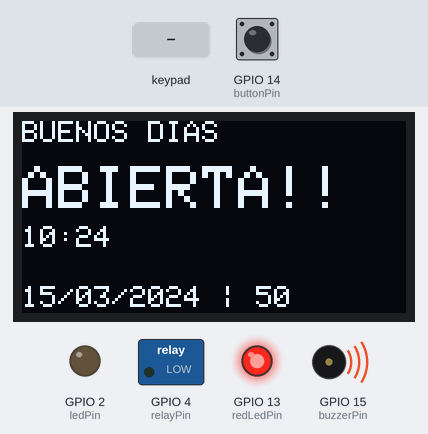
A sketch run on a simulated ESP32. Shown: 128×64 one-colour display, switched loads named in the sketch (green lamp = pin HIGH), output pins drawn as LEDs (lit = HIGH), buzzer (waves = sounding, pin HIGH). Wiring (inferred from the names in the program): IR receiver: data GPIO 27. Inputs (shaded band) come from the test bench; at power-on: GPIO 14 (buttonPin) HIGH. WiFi joins after 1.5 s; servers stay silent unless stated; uploads are accepted with an empty reply; the local clock reads 2024-03-15 10:24:30 at power-on unless the sketch sets it; EEPROM starts erased.

Above: at 2.7 s.
2.8 s: keypad keys 1 2 3 4 # pressed 0.4 s apart
At 6.0 s:
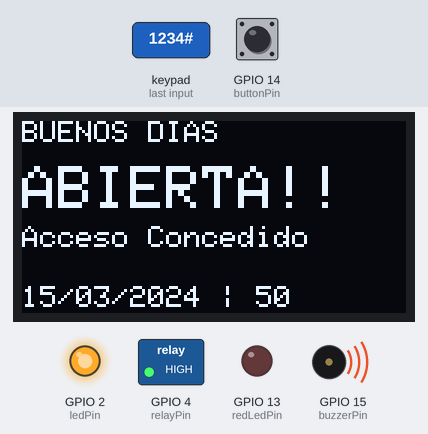
6.3 s: key '#' pressed
At 7.6 s:
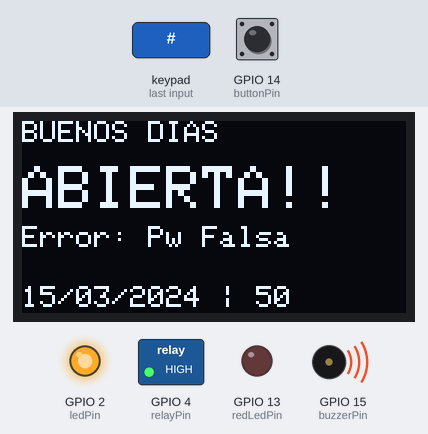
9.3 s: key 'A' pressed
At 9.9 s:
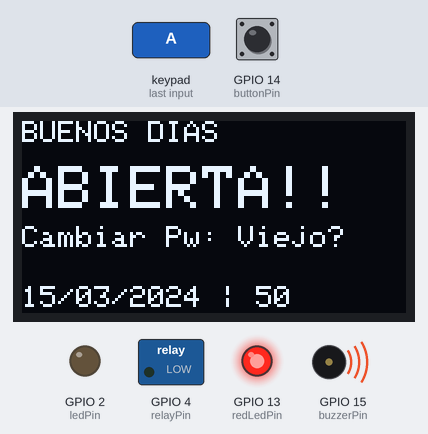
12.3 s: keypad keys 1 2 3 4 * pressed 0.4 s apart
At 15.3 s:
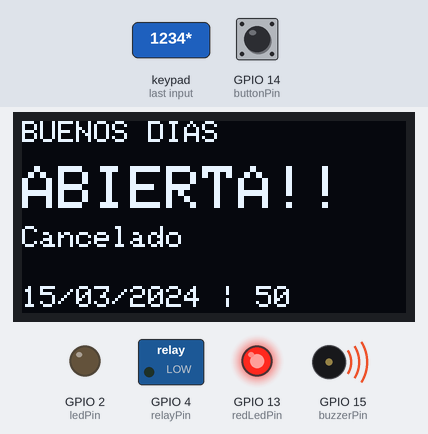
15.8 s: keypad keys 1 2 3 4 D pressed 0.4 s apart
At 18.1 s:
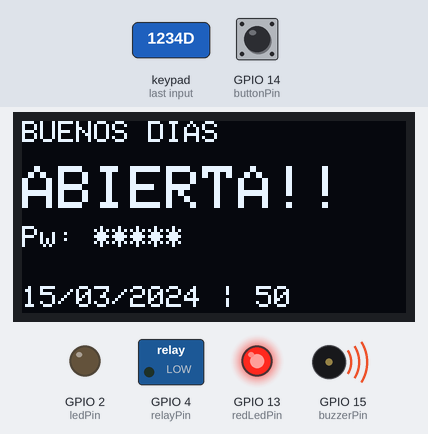
19.3 s: keypad keys 1 2 3 4 A pressed 0.4 s apart
At 31.3 s:
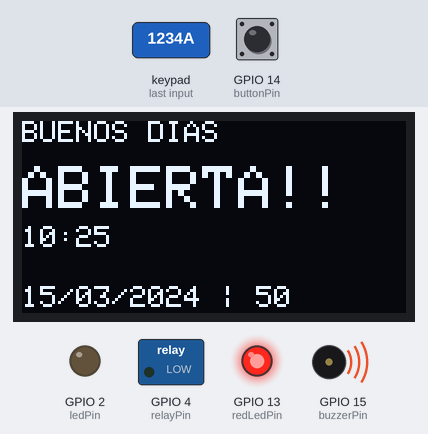
Timing chart, 0 to 32.2 s (numbered marks = the images above; inputs shaded):
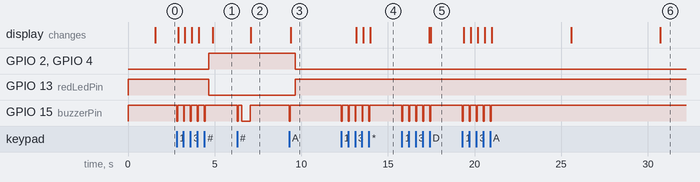

The sketch:

smart_lock.ino
```cpp
// ==============================================================================
// LockDoor System - Firmware ESP32
// ==============================================================================
// Este código corre en el microcontrolador ESP32.
// Funciones principales:
// 1. Manejar el hardware físico: Relé (Cerradura), Teclado 4x4, Pantalla OLED, Sensor IR.
// 2. Levantar un servidor web interno (puerto 80) para que Python pueda enviarle
//    una orden de "abrir" cuando detecte una cara correcta.
// 3. Comunicarse con el servidor de Python para validar un PIN ingresado en el teclado.
// ==============================================================================

#include <WiFi.h>
#include <WebServer.h>
#include <HTTPClient.h>
#include <Wire.h>
#include <Adafruit_GFX.h>
#include <Adafruit_SSD1306.h>
#include "time.h"
#include <Keypad.h>
#include <Preferences.h>

// --- OLED CONFIGURATION ---
#define SCREEN_WIDTH 128
#define SCREEN_HEIGHT 64
Adafruit_SSD1306 display(SCREEN_WIDTH, SCREEN_HEIGHT, &Wire, -1);

// --- CREDENTIALS ---
const char* ssid = "YOUR_WIFI_SSID";
const char* password = "YOUR_WIFI_PASSWORD";

// --- TIME CONFIGURATION (NTP) ---
const char* ntpServer = "pool.ntp.org";
const long  gmtOffset_sec = -25200; // GMT-7 (Sonora)
const int   daylightOffset_sec = 0; // No daylight saving

WebServer server(80);

// --- PINS ---
const int relayPin = 4;
const int buttonPin = 14;
const int ledPin = 2;     // Green LED
const int redLedPin = 13; // Red LED
const int buzzerPin = 15; // Active Buzzer (Active Low)
const int irSensorPin = 27; // IR Proximity Sensor

// --- KEYPAD CONFIGURATION ---
#define ROW_NUM     4
#define COLUMN_NUM  4

char keys[ROW_NUM][COLUMN_NUM] = {
  {'1','2','3','A'},
  {'4','5','6','B'},
  {'7','8','9','C'},
  {'*','0','#','D'}
};

byte pin_rows[ROW_NUM] = {32, 33, 25, 26};
byte pin_column[COLUMN_NUM] = {23, 19, 18, 5};

Keypad keypad = Keypad(makeKeymap(keys), pin_rows, pin_column, ROW_NUM, COLUMN_NUM);

// --- LOCK LOGIC & PREFERENCES ---
Preferences preferences;
String currentPassword = "";
String inputBuffer = "";
enum KeypadMode { NORMAL, ENTER_OLD_PW, ENTER_NEW_PW };
KeypadMode currentMode = NORMAL;

String displayMessage = "";
unsigned long messageTimer = 0;

const int RELAY_BLOQUEADO = LOW;
const int RELAY_DESBLOQUEADO = HIGH;

unsigned long unlockTime = 0;
bool isUnlocked = false;
const unsigned long unlockDuration = 5000; // 5 seconds open
unsigned long lastDisplayUpdate = 0;

// --- BUZZER TOGGLE ---
bool buzzerActivo = true;

// --- PYTHON SERVER ---
const String pythonServerIP = "http://YOUR_PYTHON_SERVER_IP:8000";

void setDisplayMessage(String msg) {
  displayMessage = msg;
  messageTimer = millis();
}

void actualizarEstadoOLED() {
  struct tm timeinfo;
  // Añadimos un timeout de 10 milisegundos para que no se congele buscando la hora
  bool timeValid = getLocalTime(&timeinfo, 10);

  char horaActual[10] = "--:--";
  char fechaActual[20] = "--/--/----";
  String saludo = "BIENVENIDO";

  if (timeValid) {
    strftime(horaActual, sizeof(horaActual), "%H:%M", &timeinfo);
    strftime(fechaActual, sizeof(fechaActual), "%d/%m/%Y", &timeinfo);

    int hora = timeinfo.tm_hour;
    if (hora >= 6 && hora < 12) saludo = "BUENOS DIAS";
    else if (hora >= 12 && hora < 19) saludo = "BUENAS TARDES";
    else saludo = "BUENAS NOCHES";
  }

  bool isPhysicallyOpen = (digitalRead(irSensorPin) == HIGH);

  display.clearDisplay();
  display.setTextColor(WHITE);

  display.setTextSize(1);
  display.setCursor(0, 0);
  display.println(saludo);

  display.setTextSize(2);
  display.setCursor(0, 15);

  if (isPhysicallyOpen) {
    display.println("ABIERTA!!");
  } else if (isUnlocked) {
    display.println("DESBLOQUEA");
  } else {
    display.println("CERRADO");
  }

  // Keypad Feedback Messages
  display.setTextSize(1);
  display.setCursor(0, 35);
  if (displayMessage != "") {
    display.println(displayMessage);
    if (millis() - messageTimer > 3000) displayMessage = ""; // Clear after 3s
  } else if (inputBuffer.length() > 0) {
    String asterisks = "";
    for(int i=0; i<inputBuffer.length(); i++) asterisks += "*";
    display.println("Pw: " + asterisks);
  } else {
    display.println(horaActual);
  }

  display.setCursor(0, 55);
  display.print(fechaActual);
  display.print(" | ");
  display.print(WiFi.localIP().toString().substring(WiFi.localIP().toString().lastIndexOf('.') + 1));

  display.display();
}

// ==============================================================================
// SETUP: Configuración Inicial del Sistema
// ==============================================================================
void setup() {
  Serial.begin(115200);

  // Load saved password from flash memory (default is 1234)
  preferences.begin("doorlock", false);
  currentPassword = preferences.getString("password", "1234");

  pinMode(buttonPin, INPUT_PULLUP);
  pinMode(irSensorPin, INPUT);

  pinMode(ledPin, OUTPUT);
  pinMode(redLedPin, OUTPUT);
  pinMode(buzzerPin, OUTPUT);

  digitalWrite(ledPin, LOW);
  digitalWrite(redLedPin, HIGH);
  digitalWrite(buzzerPin, HIGH);
  digitalWrite(relayPin, RELAY_BLOQUEADO);
  pinMode(relayPin, OUTPUT);

  if(!display.begin(SSD1306_SWITCHCAPVCC, 0x3C)) {
    Serial.println(F("SSD1306 failed"));
    for(;;);
  }

  display.clearDisplay();
  display.setTextSize(1);
  display.setTextColor(WHITE);
  display.setCursor(0, 10);
  display.println("Iniciando...");
  display.display();

  WiFi.begin(ssid, password);
  while (WiFi.status() != WL_CONNECTED) {
    delay(500);
  }

  configTime(gmtOffset_sec, daylightOffset_sec, ntpServer);

  server.on("/unlock", HTTP_GET, []() {
    abrirPuerta();
    // Se eliminó logAccess("remote", "Web"); para no duplicar el log de la base de datos
    server.send(200, "text/plain", "Abierto");
  });

  server.on("/buzzer", HTTP_GET, []() {
    server.sendHeader("Access-Control-Allow-Origin", "*");
    if (server.hasArg("state")) {
      String state = server.arg("state");
      buzzerActivo = (state == "on");
      // Mantenemos apagado el buzzer siempre si lo desactivan
      digitalWrite(buzzerPin, HIGH);
      server.send(200, "text/plain", buzzerActivo ? "Buzzer ON" : "Buzzer OFF");
    } else {
      server.send(200, "text/plain", buzzerActivo ? "on" : "off");
    }
  });

  server.on("/status", HTTP_GET, []() {
    server.sendHeader("Access-Control-Allow-Origin", "*");
    String json = "{\"locked\":" + String(!isUnlocked ? "true" : "false") + ",\"buzzer\":" + String(buzzerActivo ? "true" : "false") + "}";
    server.send(200, "application/json", json);
  });

  server.begin();
}

// ==============================================================================
// LOGICA DE APERTURA
// ==============================================================================
void abrirPuerta() {
  if (!isUnlocked) {
    digitalWrite(relayPin, RELAY_DESBLOQUEADO);
    digitalWrite(ledPin, HIGH);
    digitalWrite(redLedPin, LOW);

    // Se eliminó el sonido de apertura a petición del usuario.

    unlockTime = millis();
    isUnlocked = true;
    setDisplayMessage("Acceso Concedido");
  }
}

void beepBuzzer(int duration) {
  if (!buzzerActivo) return;
  digitalWrite(buzzerPin, LOW);
  delay(duration);
  digitalWrite(buzzerPin, HIGH);
}

void logAccess(String method, String userName) {
  if (WiFi.status() == WL_CONNECTED) {
    HTTPClient http;
    http.begin(pythonServerIP + "/log_access");
    http.addHeader("Content-Type", "application/json");
    String body = "{\"user_name\":\"" + userName + "\",\"method\":\"" + method + "\",\"granted\":true}";
    http.POST(body);
    http.end();
  }
}

bool verifyPinOnline(String pin) {
  if (WiFi.status() != WL_CONNECTED) return false;
  HTTPClient http;
  http.begin(pythonServerIP + "/verify_pin?pin=" + pin);
  int httpCode = http.GET();
  if (httpCode == 200) {
    String response = http.getString();
    http.end();
    return response.indexOf("\"match\":true") >= 0;
  }
  http.end();
  return false;
}

// ==============================================================================
// CICLO PRINCIPAL (LOOP)
// ==============================================================================
void loop() {
  // 1. Atender peticiones HTTP entrantes (ej. Python mandando /unlock)
  server.handleClient();

  // 2. Lógica del Teclado Matricial
  char key = keypad.getKey();
  if (key) {
    beepBuzzer(50); // Feedback beep

    if (key == '*') {
      inputBuffer = "";
      currentMode = NORMAL;
      setDisplayMessage("Cancelado");
    }
    else if (key == 'A') {
      inputBuffer = "";
      currentMode = ENTER_OLD_PW;
      setDisplayMessage("Cambiar Pw: Viejo?");
    }
    else if (key == '#') {
      if (currentMode == NORMAL) {
        // Try online verification first, fallback to local
        bool accessGranted = false;
        String userName = "PIN-User";

        // Check against Python/MySQL server
        if (WiFi.status() == WL_CONNECTED) {
          HTTPClient http;
          http.begin(pythonServerIP + "/verify_pin?pin=" + inputBuffer);
          int httpCode = http.GET();
          if (httpCode == 200) {
            String response = http.getString();
            if (response.indexOf("\"match\":true") >= 0) {
              // Extract user name from response
              int nameStart = response.indexOf("\"name\":\"") + 8;
              int nameEnd = response.indexOf("\"", nameStart);
              if (nameStart > 7 && nameEnd > nameStart) {
                userName = response.substring(nameStart, nameEnd);
              }
              accessGranted = true;
            }
          }
          http.end();
        }

        // Fallback to local password
        if (!accessGranted && inputBuffer == currentPassword) {
          accessGranted = true;
          userName = "Local";
        }

        if (accessGranted) {
          abrirPuerta();
          logAccess("pin", userName);
        } else {
          setDisplayMessage("Error: Pw Falsa");
          beepBuzzer(500); // Long beep for error
        }
        inputBuffer = "";
      }
      else if (currentMode == ENTER_OLD_PW) {
        if (inputBuffer == currentPassword) {
          currentMode = ENTER_NEW_PW;
          setDisplayMessage("Nuevo Pw?");
        } else {
          currentMode = NORMAL;
          setDisplayMessage("Error: Pw Falsa");
        }
        inputBuffer = "";
      }
      else if (currentMode == ENTER_NEW_PW) {
        if (inputBuffer.length() > 0) {
          currentPassword = inputBuffer;
          preferences.putString("password", currentPassword);
          currentMode = NORMAL;
          setDisplayMessage("Pw Guardada!");
        }
        inputBuffer = "";
      }
    }
    else {
      // Append number/letter to buffer
      inputBuffer += key;
    }

    actualizarEstadoOLED(); // Instantly update OLED to show asterisks
  }

  // Update screen every second
  if (millis() - lastDisplayUpdate >= 1000) {
    actualizarEstadoOLED();
    lastDisplayUpdate = millis();
  }

  // Physical door alarm logic (INVERTED: LOW = door open = alarm)
  if (digitalRead(irSensorPin) == LOW && !isUnlocked) {
    if (buzzerActivo) digitalWrite(buzzerPin, LOW);  // alarm ON
  } else if (digitalRead(irSensorPin) == HIGH && !isUnlocked) {
    digitalWrite(buzzerPin, HIGH); // alarm OFF
  }

  // Manual button
  if (digitalRead(buttonPin) == LOW && !isUnlocked) {
    abrirPuerta();
    logAccess("button", "Fisico");
    delay(200);
  }

  // Auto-lock timer
  if (isUnlocked && (millis() - unlockTime >= unlockDuration)) {
    digitalWrite(relayPin, RELAY_BLOQUEADO);
    digitalWrite(ledPin, LOW);
    digitalWrite(redLedPin, HIGH);
    digitalWrite(buzzerPin, HIGH); // Ensure buzzer is OFF before re-locking
    isUnlocked = false;
    delay(500); // Debounce: let relay and IR sensor stabilize
  }
}
```

Measured:
- after the input at 2.8 s, GPIO 2 (ledPin), GPIO 4 (relayPin): LOW → HIGH after 1.9 s; GPIO 13 (redLedPin): HIGH → LOW after 1.9 s; GPIO 15 (buzzerPin): alternates HIGH for 0.35 s and LOW for 0.05 s, 10 changes in all, then stays HIGH, starting at once; the display: first changes after 0.09 s (image 1 shows a later state)
- after the input at 6.3 s, GPIO 15 (buzzerPin): HIGH → LOW at once, → HIGH 0.05 s later, → LOW 0.20 s later, → HIGH 0.50 s later; the display: changes after 0.78 s (image 2)
- after the input at 9.3 s, GPIO 15 (buzzerPin): HIGH → LOW at once, → HIGH 0.05 s later; the display: changes after 0.08 s (image 3)
- after the input at 12.3 s, GPIO 15 (buzzerPin): alternates HIGH for 0.35 s and LOW for 0.05 s, 10 changes in all, then stays HIGH, starting at once; the display: first changes after 0.88 s (image 4 shows a later state)
- after the input at 15.8 s, GPIO 15 (buzzerPin): alternates HIGH for 0.35 s and LOW for 0.05 s, 10 changes in all, then stays HIGH, starting at once; the display: first changes after 1.6 s (image 5 shows a later state)
- after the input at 19.3 s, GPIO 15 (buzzerPin): alternates HIGH for 0.35 s and LOW for 0.05 s, 10 changes in all, then stays HIGH, starting at once; the display: first changes after 0.08 s (image 6 shows a later state)
